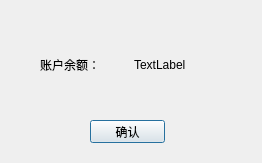
<?xml version="1.0" encoding="UTF-8"?>
<ui version="4.0">
 <class>ResultWin</class>
 <widget class="QDialog" name="ResultWin">
  <property name="geometry">
   <rect>
    <x>0</x>
    <y>0</y>
    <width>262</width>
    <height>163</height>
   </rect>
  </property>
  <property name="windowTitle">
   <string>系统提示</string>
  </property>
  <widget class="QWidget" name="horizontalLayoutWidget">
   <property name="geometry">
    <rect>
     <x>40</x>
     <y>29</y>
     <width>181</width>
     <height>71</height>
    </rect>
   </property>
   <layout class="QHBoxLayout" name="horizontalLayout">
    <item>
     <widget class="QLabel" name="label_2">
      <property name="text">
       <string>账户余额：</string>
      </property>
     </widget>
    </item>
    <item>
     <widget class="QLabel" name="ShowBalance">
      <property name="text">
       <string>TextLabel</string>
      </property>
     </widget>
    </item>
   </layout>
  </widget>
  <widget class="QPushButton" name="ExitButton">
   <property name="geometry">
    <rect>
     <x>90</x>
     <y>120</y>
     <width>75</width>
     <height>23</height>
    </rect>
   </property>
   <property name="text">
    <string>确认</string>
   </property>
  </widget>
 </widget>
 <resources/>
 <connections/>
</ui>
